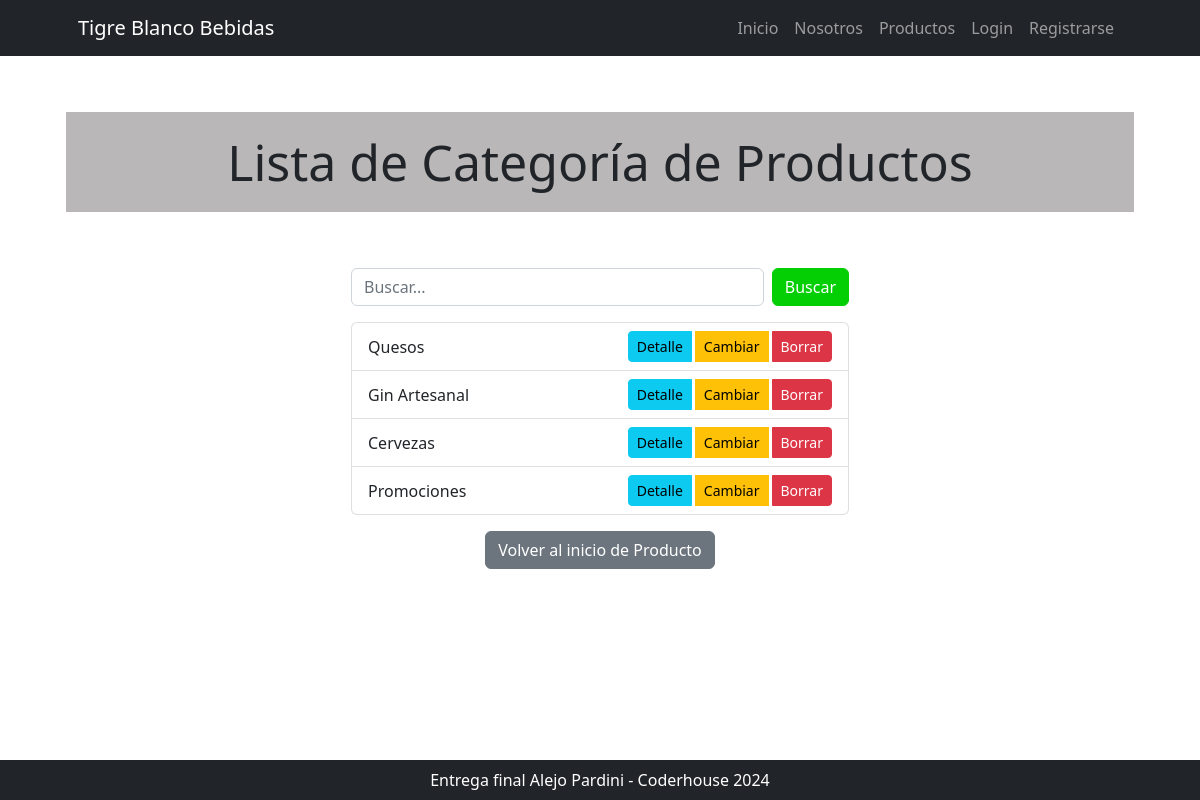
/producto/productocategoria/list/, run on the app's committed database.
### producto/models.py (models this page shows, shortened)
class ProductoCategoria(models.Model):
    nombre = models.CharField(max_length=200, unique=True)
    descripcion = models.CharField(max_length=250, null=True, blank=True, verbose_name="descripción")
    class Meta:
        verbose_name = "categoría de productos"
        verbose_name_plural = "categorías de productos"

### producto/views.py (the view)
# urls.py: path("productocategoria/list/", views.ProductoCategoriaList.as_view(), name="productocategoria_list"),
class ProductoCategoriaList(ListView):
    model = models.ProductoCategoria
    def get_queryset(self) -> QuerySet:
        if self.request.GET.get("consulta"):
            consulta = self.request.GET.get("consulta")
            object_list = models.ProductoCategoria.objects.filter(nombre__icontains=consulta)
        else:
            object_list = models.ProductoCategoria.objects.all()
        return object_list

### producto/templates/producto/productocategoria_list.html
{% extends 'core/base.html' %}
{% block titulo %}
<h1 class="logout">Lista de Categoría de Productos</h1>
{% endblock titulo %}
{% block contenido %}
<div class="container mt-5">
    <div class="row justify-content-center">
        <div class="col-md-6">
            <form action="{% url 'producto:productocategoria_list' %}" method="get" class="d-flex mb-3">
                <input type="text" name="consulta" class="form-control me-2" placeholder="Buscar...">
                <button type="submit" class="btn btn-primary">Buscar</button>
            </form>
            <ul class="list-group">
                {% for producto in object_list %}
                <li class="list-group-item d-flex justify-content-between align-items-center">
                    {{ producto.nombre }}
                    <div class="btn-group" role="group">
                        <a href="{% url 'producto:productocategoria_detail' producto.id %}" class="btn btn-info btn-sm me-1">Detalle</a>
                        <a href="{% url 'producto:productocategoria_update' producto.id %}" class="btn btn-warning btn-sm me-1">Cambiar</a>
                        <a href="{% url 'producto:productocategoria_delete' producto.id %}" class="btn btn-danger btn-sm">Borrar</a>
                    </div>
                </li>
                {% endfor %}
            </ul>
        </div>
    </div>
</div>
<div class="container mt-3">
    <div class="row">
        <div class="col text-center">
            <a href="{% url 'producto:editar_producto' %}" class="btn btn-secondary">Volver al inicio de Producto</a>
        </div>
    </div>
</div>
{% endblock contenido %}

### core/static/core/css/usuarios_styles.css (style rules this page uses)
.logout, .login, .productos, .registro { font-size: 50px; text-align: center; background-color: rgb(185, 183, 183); padding-top: 20px; padding-bottom: 20px; }

### data on the page
ProductoCategoria: nombre "Quesos"
ProductoCategoria: nombre "Gin Artesanal"
ProductoCategoria: nombre "Cervezas"
ProductoCategoria: nombre "Promociones"
